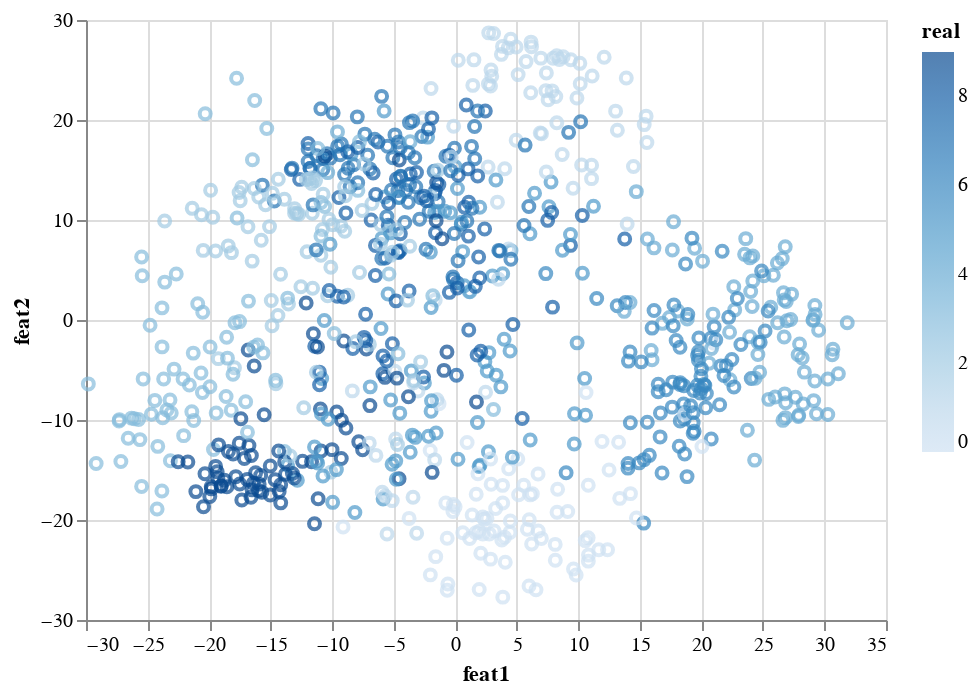

Here is the notebook cell this chart was saved with:
### Code cell
import altair as alt

alt.Chart(df_pca).mark_point().encode(
x='feat1',
y='feat2',
color='real')

### Figure 1 — Vega-Lite specification as saved in the notebook (floating-point values rounded to 4 significant figures; data arrays with more than 128 entries replaced by an {"elided": "..."} marker saying what was removed)
{"config": {"view": {"continuousWidth": 400, "continuousHeight": 300}}, "data": {"name": "data-25a6cbe9d87076d33aa2819cb3921d8d"}, "mark": "point", "encoding": {"color": {"type": "quantitative", "field": "real"}, "x": {"type": "quantitative", "field": "feat1"}, "y": {"type": "quantitative", "field": "feat2"}}, "$schema": "https://vega.github.io/schema/vega-lite/v4.8.1.json", "datasets": {"data-25a6cbe9d87076d33aa2819cb3921d8d": {"elided": "797 records"}}}
